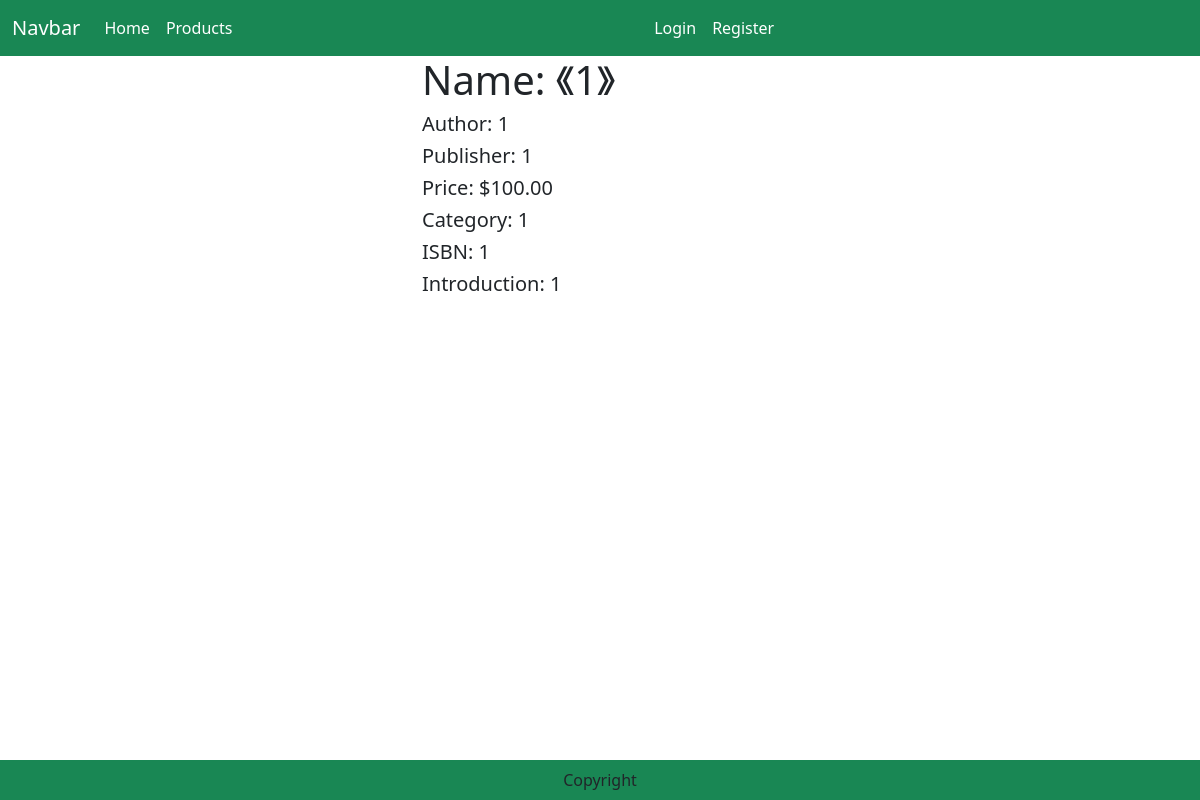
The page /produtcs/1 on the database as committed earlier.
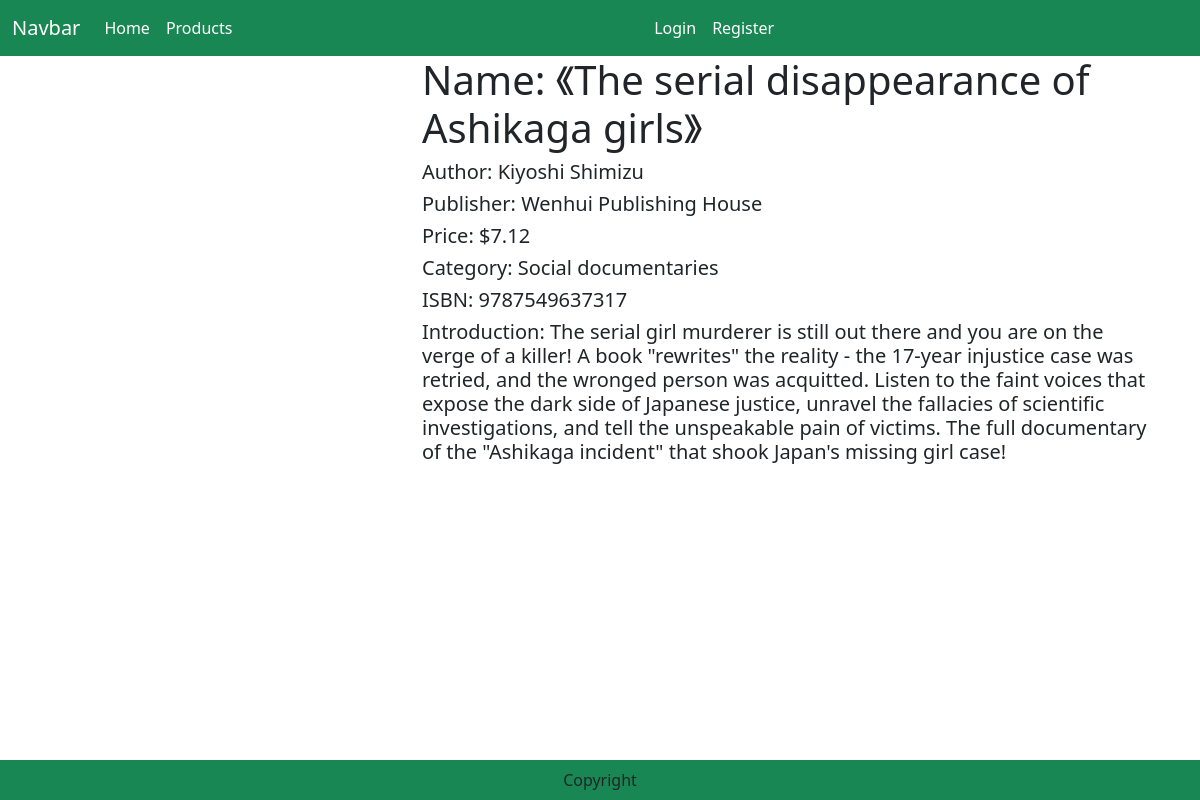
The same page on the database as committed later.
### products/models.py (models this page shows, shortened)
class Product(models.Model):
    productName = models.CharField(max_length=100)
    price = models.DecimalField(default=0, max_digits=7, decimal_places=2)
    ISBN = models.CharField(max_length=17)
    author = models.CharField(max_length=100)
    publisher = models.CharField(max_length=100)
    introduction = models.TextField(max_length=1000)
    image = models.ImageField(upload_to='product')
    category = models.ForeignKey('Category', related_name="products", on_delete=models.CASCADE,)
    avgRating = models.DecimalField(default=0, max_digits=3, decimal_places=2)

class Category(models.Model):
    categoryName = models.CharField(max_length=50)

### products/views.py (the view)
# urls.py: path('produtcs/<int:pk>',views.ProductDetailView.as_view(), name='product_detail'),
class ProductDetailView(DetailView):
    model = Product
    template_name = 'product_detail.html'
    def get_context_data(self, **kwargs):
        context = super().get_context_data(**kwargs)
        context['section'] = "productDetail"
        return context

### templates/product_detail.html (shortened to what this page needs)
{% extends 'base.html' %}
{% load static %}
{% block main-content %}
    <div class="container">
        <div class="row flex justify-content-between">
            <div class="img2 col-lg-4 mt-3 mb-5">
            </div>
            <div class="productdetail col-lg-8">
                <h1> Name: 《{{product.productName}}》 </h1>
                <h5> Author: {{product.author}} </h5>
                <h5> Publisher: {{product.publisher}} </h5>
                <h5> Price: ${{product.price}} </h5>
                <h5> Category: {{product.category.categoryName}} </h5>
                <h5> ISBN: {{product.ISBN}} </h5>
                <h5> Introduction: {{product.introduction}} </h5>
            </div>
        </div>
    </div>
{% endblock main-content %}

Rows that differ between the two databases and show on the page:
changed Product: productName "1" → "The serial disappearance of Ashikaga girls"; author "1" → "Kiyoshi Shimizu"; publisher "1" → "Wenhui Publishing House"; price "100.00" → "7.12"; category.categoryName "1" → "Social documentaries"; ISBN "1" → "9787549637317"; introduction "1" → "The serial girl murderer is still out there and you are on the verge of a killer! A book \"rewrites\" the reality - the 17-year injustice case was retried, and the wronged person was acquitted. Listen to the faint voices that expose the dark side of Japanese justice, unravel the fallacies of scientific investigations, and tell the unspeakable pain of victims. The full documentary of the \"Ashikaga incident\" that shook Japan's missing girl case!"
